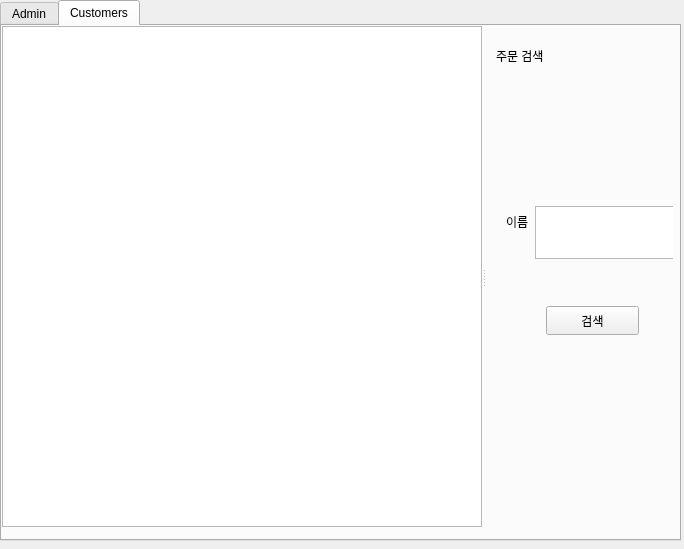
<?xml version="1.0" encoding="UTF-8"?>
<ui version="4.0">
 <class>CustomersWidget</class>
 <widget class="QWidget" name="CustomersWidget">
  <property name="geometry">
   <rect>
    <x>0</x>
    <y>0</y>
    <width>684</width>
    <height>549</height>
   </rect>
  </property>
  <property name="windowTitle">
   <string>Form</string>
  </property>
  <widget class="QTabWidget" name="tabWidget">
   <property name="geometry">
    <rect>
     <x>0</x>
     <y>0</y>
     <width>681</width>
     <height>541</height>
    </rect>
   </property>
   <property name="currentIndex">
    <number>1</number>
   </property>
   <widget class="AdminWidget" name="tab">
    <property name="autoFillBackground">
     <bool>false</bool>
    </property>
    <attribute name="title">
     <string>Admin</string>
    </attribute>
   </widget>
   <widget class="QWidget" name="tab_2">
    <attribute name="title">
     <string>Customers</string>
    </attribute>
    <widget class="QSplitter" name="splitter">
     <property name="geometry">
      <rect>
       <x>0</x>
       <y>0</y>
       <width>671</width>
       <height>501</height>
      </rect>
     </property>
     <property name="orientation">
      <enum>Qt::Orientation::Horizontal</enum>
     </property>
     <widget class="QListWidget" name="listWidget"/>
     <widget class="QWidget" name="EnrollWidget_3" native="true">
      <widget class="QWidget" name="EditWidget_3" native="true">
       <property name="geometry">
        <rect>
         <x>10</x>
         <y>150</y>
         <width>231</width>
         <height>301</height>
        </rect>
       </property>
       <widget class="QWidget" name="formLayoutWidget_3">
        <property name="geometry">
         <rect>
          <x>10</x>
          <y>30</y>
          <width>181</width>
          <height>53</height>
         </rect>
        </property>
        <layout class="QFormLayout" name="formLayout_3">
         <property name="fieldGrowthPolicy">
          <enum>QFormLayout::FieldGrowthPolicy::FieldsStayAtSizeHint</enum>
         </property>
         <item row="0" column="0">
          <widget class="QLabel" name="nameLabel_3">
           <property name="text">
            <string>이름</string>
           </property>
          </widget>
         </item>
         <item row="0" column="1">
          <widget class="QTextEdit" name="textEdit_9"/>
         </item>
        </layout>
       </widget>
       <widget class="QPushButton" name="pushButton_3">
        <property name="geometry">
         <rect>
          <x>50</x>
          <y>130</y>
          <width>93</width>
          <height>29</height>
         </rect>
        </property>
        <property name="text">
         <string>검색</string>
        </property>
       </widget>
      </widget>
      <widget class="QLabel" name="label_3">
       <property name="geometry">
        <rect>
         <x>10</x>
         <y>20</y>
         <width>71</width>
         <height>20</height>
        </rect>
       </property>
       <property name="text">
        <string>주문 검색</string>
       </property>
      </widget>
     </widget>
    </widget>
   </widget>
  </widget>
 </widget>
 <customwidgets>
  <customwidget>
   <class>AdminWidget</class>
   <extends>QWidget</extends>
   <header location="global">adminwidget.h</header>
   <container>1</container>
  </customwidget>
 </customwidgets>
 <resources/>
 <connections/>
</ui>
